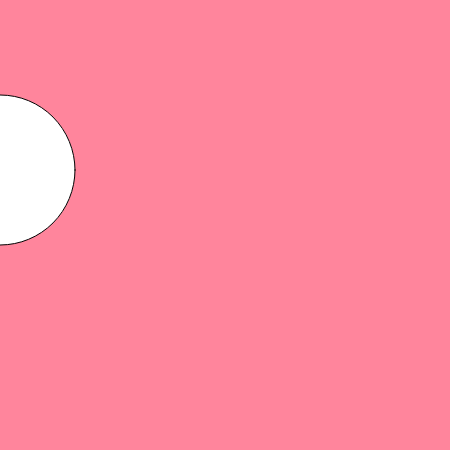
Frame 1 (no input)
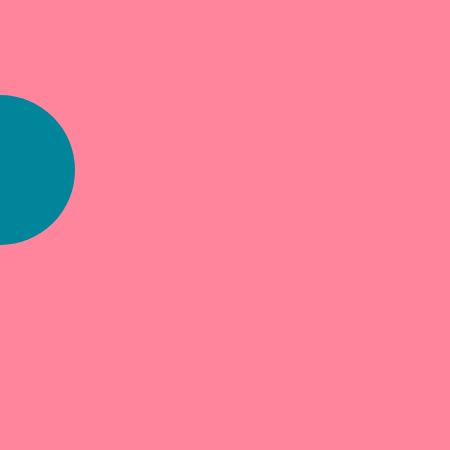
Frame 60 (no input)
Frame 120 (the mouse pressed at the canvas centre since frame 60): identical to frame 60, image omitted

The p5.js sketch that drew these frames (run headless with seeded random() and noise() and a simulated clock; from frame 60 on, the mouse is pressed at the canvas centre):

// p5.js sketch
// ── sketch.js
let circleSize=0;

function setup() {
  createCanvas(450,450);
  }

function draw() {
  background(255,133,156);
  circle(circleSize,170,150);
  fill(0, 133, 155);
  noStroke();
}
function mouseWheel()  {
  circleSize +=10;
}
